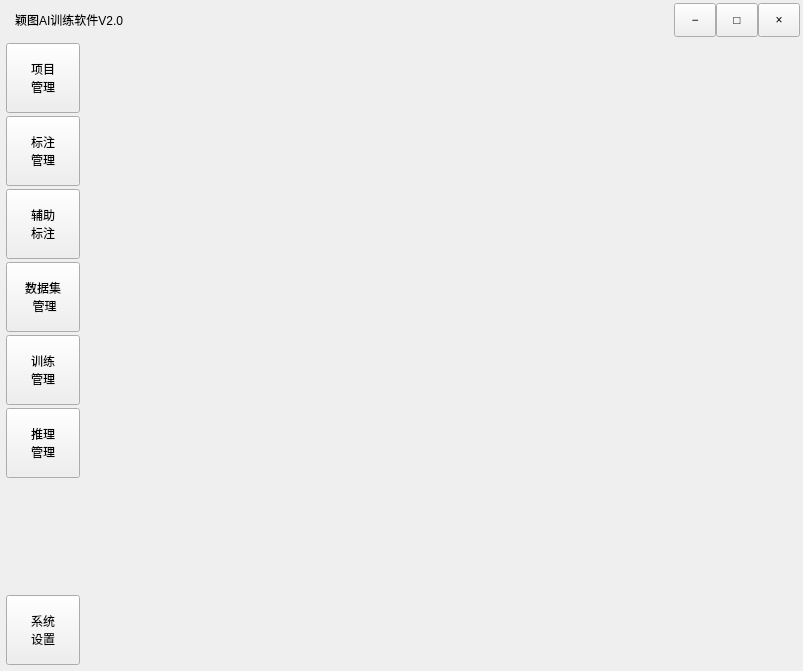
<?xml version="1.0" encoding="UTF-8"?>
<ui version="4.0">
 <class>MainDlg</class>
 <widget class="QWidget" name="MainDlg">
  <property name="geometry">
   <rect>
    <x>0</x>
    <y>0</y>
    <width>803</width>
    <height>671</height>
   </rect>
  </property>
  <property name="windowTitle">
   <string>颖图AI训练软件V2.0</string>
  </property>
  <layout class="QGridLayout" name="gridLayout">
   <property name="leftMargin">
    <number>3</number>
   </property>
   <property name="topMargin">
    <number>3</number>
   </property>
   <property name="rightMargin">
    <number>3</number>
   </property>
   <property name="bottomMargin">
    <number>3</number>
   </property>
   <property name="spacing">
    <number>3</number>
   </property>
   <item row="1" column="1">
    <widget class="QStackedWidget" name="stackedWidget"/>
   </item>
   <item row="1" column="0">
    <widget class="QWidget" name="widget" native="true">
     <property name="minimumSize">
      <size>
       <width>80</width>
       <height>0</height>
      </size>
     </property>
     <property name="maximumSize">
      <size>
       <width>80</width>
       <height>16777215</height>
      </size>
     </property>
     <layout class="QVBoxLayout" name="verticalLayout">
      <property name="spacing">
       <number>3</number>
      </property>
      <property name="leftMargin">
       <number>3</number>
      </property>
      <property name="topMargin">
       <number>3</number>
      </property>
      <property name="rightMargin">
       <number>3</number>
      </property>
      <property name="bottomMargin">
       <number>3</number>
      </property>
      <item>
       <widget class="QPushButton" name="PB_ProJectMange">
        <property name="sizePolicy">
         <sizepolicy hsizetype="Ignored" vsizetype="Fixed">
          <horstretch>0</horstretch>
          <verstretch>0</verstretch>
         </sizepolicy>
        </property>
        <property name="minimumSize">
         <size>
          <width>0</width>
          <height>70</height>
         </size>
        </property>
        <property name="maximumSize">
         <size>
          <width>16777215</width>
          <height>70</height>
         </size>
        </property>
        <property name="text">
         <string>项目
管理</string>
        </property>
        <property name="icon">
         <iconset resource="YtSRes.qrc">
          <normaloff>:/ResourYolo/Selfbutton/项目管理.png</normaloff>:/ResourYolo/Selfbutton/项目管理.png</iconset>
        </property>
       </widget>
      </item>
      <item>
       <widget class="QPushButton" name="PB_LabSet">
        <property name="sizePolicy">
         <sizepolicy hsizetype="Ignored" vsizetype="Fixed">
          <horstretch>0</horstretch>
          <verstretch>0</verstretch>
         </sizepolicy>
        </property>
        <property name="minimumSize">
         <size>
          <width>0</width>
          <height>70</height>
         </size>
        </property>
        <property name="maximumSize">
         <size>
          <width>16777215</width>
          <height>70</height>
         </size>
        </property>
        <property name="text">
         <string>标注
管理</string>
        </property>
        <property name="icon">
         <iconset resource="YtSRes.qrc">
          <normaloff>:/ResourYolo/Selfbutton/label.png</normaloff>:/ResourYolo/Selfbutton/label.png</iconset>
        </property>
       </widget>
      </item>
      <item>
       <widget class="QPushButton" name="PB_SemiLabSet">
        <property name="sizePolicy">
         <sizepolicy hsizetype="Ignored" vsizetype="Fixed">
          <horstretch>0</horstretch>
          <verstretch>0</verstretch>
         </sizepolicy>
        </property>
        <property name="minimumSize">
         <size>
          <width>0</width>
          <height>70</height>
         </size>
        </property>
        <property name="maximumSize">
         <size>
          <width>16777215</width>
          <height>70</height>
         </size>
        </property>
        <property name="text">
         <string>辅助
标注</string>
        </property>
        <property name="icon">
         <iconset resource="YtSRes.qrc">
          <normaloff>:/ResourYolo/Selfbutton/label.png</normaloff>:/ResourYolo/Selfbutton/label.png</iconset>
        </property>
       </widget>
      </item>
      <item>
       <widget class="QPushButton" name="PB_DataSet">
        <property name="sizePolicy">
         <sizepolicy hsizetype="Ignored" vsizetype="Fixed">
          <horstretch>0</horstretch>
          <verstretch>0</verstretch>
         </sizepolicy>
        </property>
        <property name="minimumSize">
         <size>
          <width>0</width>
          <height>70</height>
         </size>
        </property>
        <property name="maximumSize">
         <size>
          <width>16777215</width>
          <height>70</height>
         </size>
        </property>
        <property name="text">
         <string>数据集
 管理</string>
        </property>
        <property name="icon">
         <iconset resource="YtSRes.qrc">
          <normaloff>:/ResourYolo/Selfbutton/dataset.png</normaloff>:/ResourYolo/Selfbutton/dataset.png</iconset>
        </property>
       </widget>
      </item>
      <item>
       <widget class="QPushButton" name="PB_TrainPro">
        <property name="sizePolicy">
         <sizepolicy hsizetype="Ignored" vsizetype="Fixed">
          <horstretch>0</horstretch>
          <verstretch>0</verstretch>
         </sizepolicy>
        </property>
        <property name="minimumSize">
         <size>
          <width>0</width>
          <height>70</height>
         </size>
        </property>
        <property name="maximumSize">
         <size>
          <width>16777215</width>
          <height>70</height>
         </size>
        </property>
        <property name="text">
         <string>训练
管理</string>
        </property>
        <property name="icon">
         <iconset resource="YtSRes.qrc">
          <normaloff>:/ResourYolo/CommercialIcons/train.svg</normaloff>:/ResourYolo/CommercialIcons/train.svg</iconset>
        </property>
       </widget>
      </item>
      <item>
       <widget class="QPushButton" name="PB_ValPro">
        <property name="sizePolicy">
         <sizepolicy hsizetype="Ignored" vsizetype="Fixed">
          <horstretch>0</horstretch>
          <verstretch>0</verstretch>
         </sizepolicy>
        </property>
        <property name="minimumSize">
         <size>
          <width>0</width>
          <height>70</height>
         </size>
        </property>
        <property name="maximumSize">
         <size>
          <width>16777215</width>
          <height>70</height>
         </size>
        </property>
        <property name="text">
         <string>推理
管理</string>
        </property>
        <property name="icon">
         <iconset resource="YtSRes.qrc">
          <normaloff>:/ResourYolo/Selfbutton/model-predict-1.png</normaloff>:/ResourYolo/Selfbutton/model-predict-1.png</iconset>
        </property>
       </widget>
      </item>
      <item>
       <spacer name="verticalSpacer">
        <property name="orientation">
         <enum>Qt::Orientation::Vertical</enum>
        </property>
        <property name="sizeHint" stdset="0">
         <size>
          <width>20</width>
          <height>298</height>
         </size>
        </property>
       </spacer>
      </item>
      <item>
       <widget class="QPushButton" name="PB_SystemSet">
        <property name="sizePolicy">
         <sizepolicy hsizetype="Ignored" vsizetype="Fixed">
          <horstretch>0</horstretch>
          <verstretch>0</verstretch>
         </sizepolicy>
        </property>
        <property name="minimumSize">
         <size>
          <width>0</width>
          <height>70</height>
         </size>
        </property>
        <property name="maximumSize">
         <size>
          <width>16777215</width>
          <height>70</height>
         </size>
        </property>
        <property name="text">
         <string>系统
设置</string>
        </property>
        <property name="icon">
         <iconset resource="YtSRes.qrc">
          <normaloff>:/ResourYolo/Selfbutton/system.png</normaloff>:/ResourYolo/Selfbutton/system.png</iconset>
        </property>
       </widget>
      </item>
     </layout>
    </widget>
   </item>
   <item row="0" column="0" colspan="2">
    <widget class="QFrame" name="titleBar">
     <property name="minimumSize">
      <size>
       <width>0</width>
       <height>34</height>
      </size>
     </property>
     <property name="maximumSize">
      <size>
       <width>16777215</width>
       <height>34</height>
      </size>
     </property>
     <property name="frameShape">
      <enum>QFrame::NoFrame</enum>
     </property>
     <layout class="QHBoxLayout" name="titleBarLayout">
      <property name="leftMargin">
       <number>12</number>
      </property>
      <property name="topMargin">
       <number>0</number>
      </property>
      <property name="rightMargin">
       <number>0</number>
      </property>
      <property name="bottomMargin">
       <number>0</number>
      </property>
      <property name="spacing">
       <number>0</number>
      </property>
      <item>
       <widget class="QLabel" name="LB_WindowTitle">
        <property name="text">
         <string>颖图AI训练软件V2.0</string>
        </property>
       </widget>
      </item>
      <item>
       <spacer name="titleBarSpacer">
        <property name="orientation">
         <enum>Qt::Horizontal</enum>
        </property>
        <property name="sizeHint" stdset="0">
         <size>
          <width>40</width>
          <height>20</height>
         </size>
        </property>
       </spacer>
      </item>
      <item>
       <widget class="QToolButton" name="TB_Minimize">
        <property name="minimumSize">
         <size>
          <width>42</width>
          <height>34</height>
         </size>
        </property>
        <property name="text">
         <string>−</string>
        </property>
       </widget>
      </item>
      <item>
       <widget class="QToolButton" name="TB_Maximize">
        <property name="minimumSize">
         <size>
          <width>42</width>
          <height>34</height>
         </size>
        </property>
        <property name="text">
         <string>□</string>
        </property>
       </widget>
      </item>
      <item>
       <widget class="QToolButton" name="TB_Close">
        <property name="minimumSize">
         <size>
          <width>42</width>
          <height>34</height>
         </size>
        </property>
        <property name="text">
         <string>×</string>
        </property>
       </widget>
      </item>
     </layout>
    </widget>
   </item>
  </layout>
 </widget>
 <resources>
  <include location="YtSRes.qrc"/>
 </resources>
 <connections/>
</ui>
